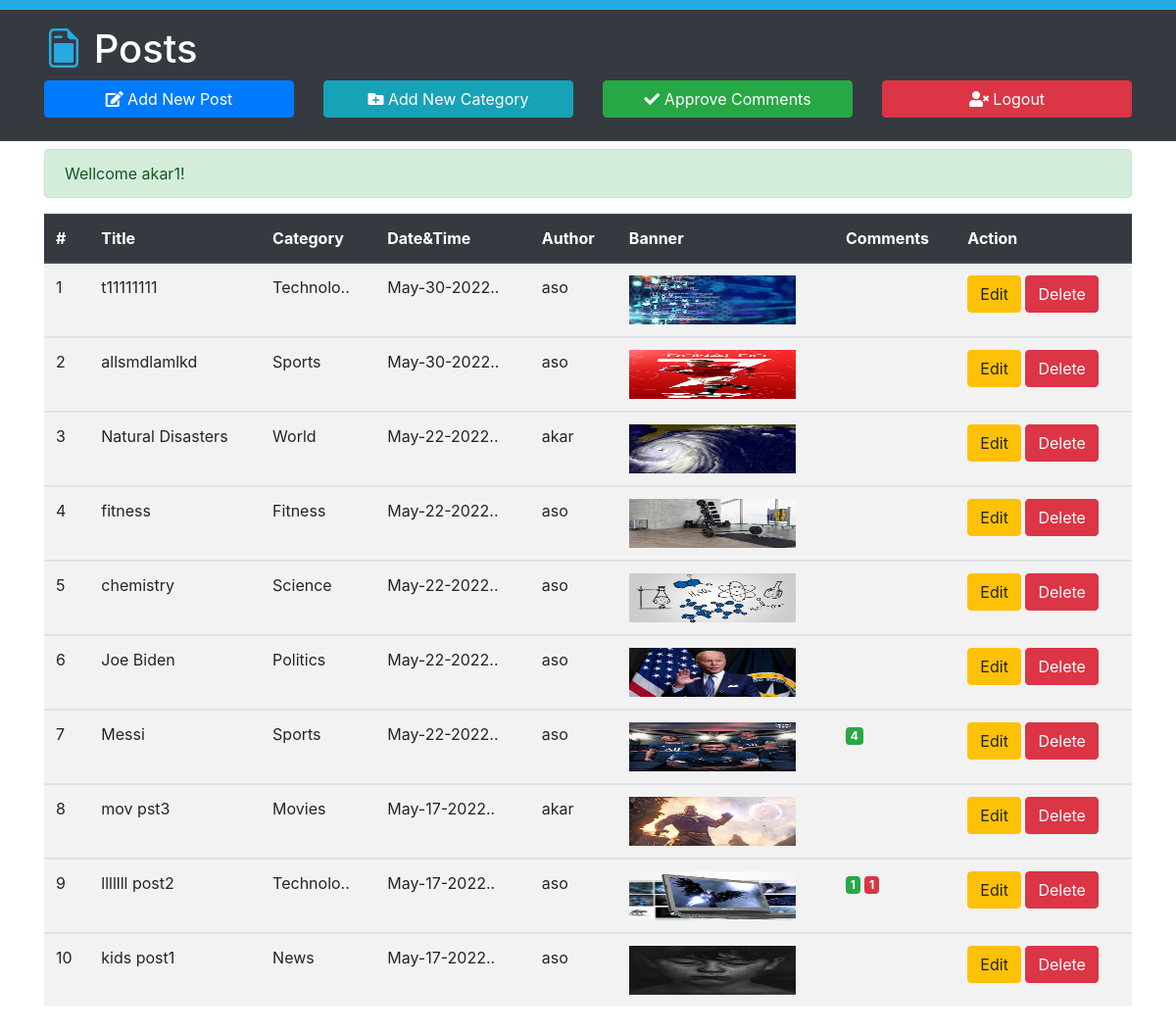
The app's page /aso/Posts.php (signed in) with its own data.
### tables this page shows
CREATE TABLE IF NOT EXISTS `posts` (
  `id` int(10) NOT NULL AUTO_INCREMENT,
  `datetime` varchar(50) NOT NULL,
  `title` varchar(300) NOT NULL,
  `category` varchar(50) NOT NULL,
  `author` varchar(50) NOT NULL,
  `image` varchar(50) NOT NULL,
  `post` varchar(10000) NOT NULL,
  PRIMARY KEY (`id`)
);

### aso/Includes/Functions.php (called while the page is built, shortened)
<?php require_once("Includes/DB.php"); ?>
<?php
function ApproveCommentsAccordingtoPost($PostId){
  global $ConnectingDB;
  $sqlApprove = "SELECT COUNT(*) FROM comments WHERE post_id='$PostId' AND status='ON'";
  $stmtApprove =$ConnectingDB->query($sqlApprove);
  $RowsTotal = $stmtApprove->fetch();
  $Total = array_shift($RowsTotal);
  return $Total;
}
function DisApproveCommentsAccordingtoPost($PostId){
  global $ConnectingDB;
  $sqlDisApprove = "SELECT COUNT(*) FROM comments WHERE post_id='$PostId' AND status='OFF'";
  $stmtDisApprove =$ConnectingDB->query($sqlDisApprove);
  $RowsTotal = $stmtDisApprove->fetch();
  $Total = array_shift($RowsTotal);
  return $Total;
}
 ?>

### aso/Posts.php (the view, shortened to what this page needs)
<?php require_once("Includes/DB.php"); ?>
<?php require_once("Includes/Functions.php"); ?>
<?php require_once("Includes/Sessions.php"); ?>
<!DOCTYPE html>
<html lang="en">
<head>
  <link rel="stylesheet" href="https://use.fontawesome.com/releases/v5.6.3/css/all.css">
  <link rel="stylesheet" href="https://stackpath.bootstrapcdn.com/bootstrap/4.2.1/css/bootstrap.min.css">
  <link rel="stylesheet" href="Css/Styles.css">
  <link rel="stylesheet" href="https://cdn.jsdelivr.net/npm/bootstrap-icons@1.8.1/font/bootstrap-icons.css">
</head>
<body>
    <div style="height:10px; background:#27aae1;"></div>
    <header class="bg-dark text-white py-3">
      <div class="container">
        <div class="row">
          <div class="col-md-12">
          <h1><i class="bi bi-file-earmark-post" style="color:#27aae1;"></i> Posts</h1>
          </div>
          <div class="col-lg-3 mb-2">
            <a href="AddNewPost.php" class="btn btn-primary btn-block">
              <i class="fas fa-edit"></i> Add New Post
            </a>
          </div>
          <div class="col-lg-3 mb-2">
            <a href="Categories.php" class="btn btn-info btn-block">
              <i class="fas fa-folder-plus"></i> Add New Category
            </a>
          </div>
          <div class="col-lg-3 mb-2">
            <a href="Comments.php" class="btn btn-success btn-block">
              <i class="fas fa-check"></i> Approve Comments
            </a>
          </div>
            <div class="col-lg-3 mb-2">
            <a href="Logout.php" class="btn btn-danger btn-block">
              <i class="fas fa-user-times"></i> Logout
            </a>
          </div>
          </div>
        </div>
    </header>
    <section class="container py-2 mb-4">
      <div class="row">
        <div class="col-lg-12">
          <?php
           echo SuccessMessage();
           ?>
          <table class="table table-striped table-hover">
            <thead class="thead-dark">
            <tr>
              <th>#</th>
              <th>Title</th>
              <th>Category</th>
              <th>Date&Time</th>
              <th>Author</th>
              <th>Banner</th>
              <th>Comments</th>
              <th>Action</th>
            </tr>
            </thead>
                    <?php
                    global $ConnectingDB;
                    $sql  = "SELECT * FROM posts ORDER BY id desc";
                    $stmt = $ConnectingDB->query($sql);
                    $Sr = 0;
                    while ($DataRows = $stmt->fetch()) {
                      $Id        = $DataRows["id"];
                      $DateTime  = $DataRows["datetime"];
                      $PostTitle = $DataRows["title"];
                      $Category  = $DataRows["category"];
                      $Admin     = $DataRows["author"];
                      $Image     = $DataRows["image"];
                      $Sr++;
                    ?>
  <tbody>
        <tr>
          <td>
              <?php echo $Sr; ?>
          </td>
          <td>
              <?php
                   echo $PostTitle;
               ?>
           </td>
           <td>
              <?php
                  if(strlen($Category)>8){$Category= substr($Category,0,8).'..';}
                   echo $Category ;
               ?>
           </td>
           <td>
              <?php
                  if(strlen($DateTime)>11){$DateTime= substr($DateTime,0,11).'..';}
                     echo $DateTime ;
              ?>
          </td>
          <td>
              <?php
                     echo $Admin ;
               ?>
          </td>
              <td><img src="Uploads/<?php echo $Image ; ?>" width="170px;" height="50px"</td>
              <td>
                  <?php $Total = ApproveCommentsAccordingtoPost($Id);
                  if ($Total>0) {
                    ?>
                    <span class="badge badge-success">
                      <?php
                    echo $Total; ?>
                    </span>
                      <?php  }  ?>
                <?php $Total = DisApproveCommentsAccordingtoPost($Id);
                if ($Total>0) {
                                ?>
                  <span class="badge badge-danger">
                    <?php
                  echo $Total;  ?>
                  </span>
                    <?php  }    ?>
              </td>
              <td>
                <a href="EditPost.php?id=<?php echo $Id; ?>"><span class="btn btn-warning">Edit</span></a>
                <a href="DeletePost.php?id=<?php echo $Id; ?>"><span class="btn btn-danger">Delete</span></a>
              </td>
                </tr>
                </tbody>
        <?php } ?>
          </table>
        </div>
      </div>
    </section>
</body>
</html>

### records on screen
posts: title "t11111111", category "Technolo..", datetime "May-30-2022..", author "aso", image (picture)
posts: title "allsmdlamlkd", category "Sports", datetime "May-30-2022..", author "aso", image (picture)
posts: title "Natural Disasters", category "World", datetime "May-22-2022..", author "akar", image (picture)
posts: title "fitness", category "Fitness", datetime "May-22-2022..", author "aso", image (picture)
posts: title "chemistry", category "Science", datetime "May-22-2022..", author "aso", image (picture)
posts: title "Joe Biden", category "Politics", datetime "May-22-2022..", author "aso", image (picture)
posts: title "Messi", category "Sports", datetime "May-22-2022..", author "aso", image (picture), Total "4"
posts: title "mov pst3", category "Movies", datetime "May-17-2022..", author "akar", image (picture)
posts: title "lllllll post2", category "Technolo..", datetime "May-17-2022..", author "aso", image (picture), Total "1"
posts: title "kids post1", category "News", datetime "May-17-2022..", author "aso", image (picture)

### other values on screen
SuccessMessage() "Wellcome akar1!"
